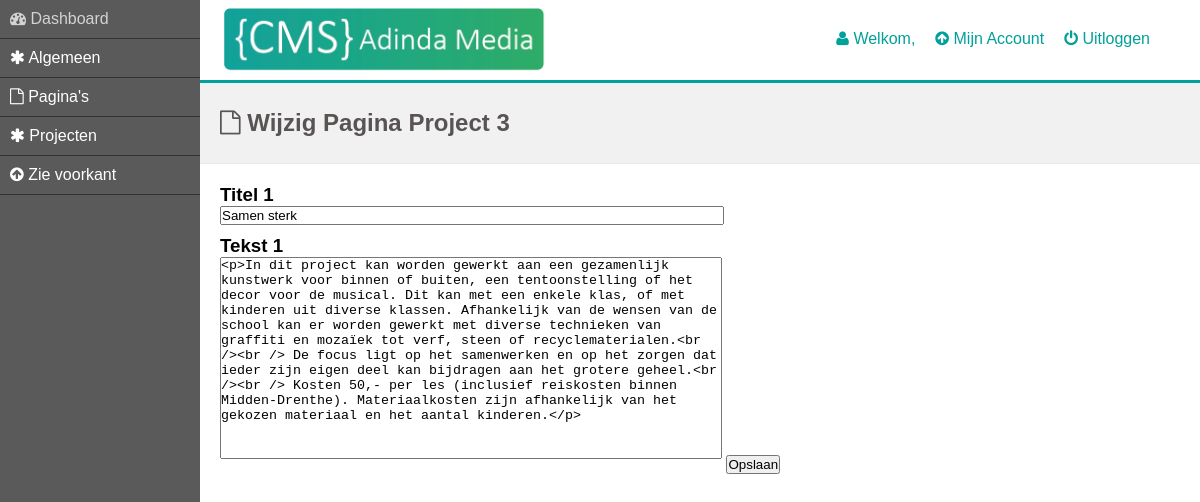
/kreakracht.nl/public_html/cms/EditProject03.php (signed in), run on the app's committed database.
### tables this page shows
CREATE TABLE IF NOT EXISTS `schoolbso` (
  `paginaID` int(11) NOT NULL,
  `kop1` varchar(100) DEFAULT NULL,
  `text1` longtext,
  `kop2` varchar(100) DEFAULT NULL,
  `text2` longtext,
  `kop3` varchar(100) DEFAULT NULL,
  `text3` longtext,
  `kop4` varchar(100) DEFAULT NULL,
  `text4` longtext,
  `kop5` varchar(100) DEFAULT NULL,
  `text5` longtext,
  `kop6` varchar(100) DEFAULT NULL,
  `text6` longtext
);

### kreakracht.nl/public_html/cms/EditProject03.php (the view, shortened to what this page needs)
<?php
include ('db_include.php');
				?>
<?php
if ($conn === FALSE)
{
	echo "<p>Unable to connect to the database server.</p>" . "<p>Error code " . mysqli_errno() . ": " . mysqli_error() . "</p>";
} else
{
	$TableName = "schoolbso";
	$SQLstring = "SELECT * FROM $TableName";
	$sql = mysqli_query($conn, $SQLstring);
	$Message = mysqli_fetch_array($sql);
	if ($Message === FALSE)
	{
		echo "Unable to execute the query." . "Error code " . mysqli_errno($conn) . ": " . mysqli_error($conn) . "";
	} else if (mysqli_num_rows($sql) == 0)
	{
		$value7 = "Geen gegevens";
		$value8 = "Geen gegevens";
	} else
	{
		$value7 = $Message['kop4'];
		$value8 = $Message['text4'];
	}
}
			?>
<!DOCTYPE html>
<html>
	<head>
		<link rel="stylesheet" href="css/dashboard.css">
		<link rel="stylesheet" href="font-awesome-4.6.3/css/font-awesome.min.css">
	</head>
	<body>
		<?php include ('includeMenu.php'); ?>
		<div id="container">
			<?php include ('includeHead.php'); ?>
			<div id="content">
				<h2><i class="fa fa-file-o" aria-hidden="true"></i> Wijzig Pagina Project 3</h2>
					<form  method="post" action="#" class="formPage">
						<h3>Titel 1</h3>
						<input type="text" name="kop4" class="editBox" value="<?php echo $value7 ?>" /><br>
						<h3>Tekst 1</h3>
						<textarea name="text4" class="editArea"><?php echo $value8; ?></textarea>
					<input type="submit" name="update" class="updateBtn" value="Opslaan" />
				</form>
			</div>
		</div>
	</body>
</html>

### kreakracht.nl/public_html/cms/css/dashboard.css (style rules this page uses)
* { margin: 0; padding: 0; }
body, html { height: 100%; font-family: arial; }
#container { float: left; width: 100%; min-height: 100%; }
#content { float: left; width: 100%; height: auto; }
.formPage { margin-left: 220px; }
h2 { background-color: #F1F1F1; color: #585453; height: 80px; padding-left: 220px; line-height: 80px; margin-bottom: 20px; border-bottom: 1px solid #E8E8E8; }
.editBox { width: 500px; margin-bottom: 10px; }
.editArea { width: 500px; height: 200px; resize: none; margin-bottom: 10px; }

### data on the page
schoolbso: kop4 "Samen sterk", text4 "<p>In dit project kan worden gewerkt aan een gezamenlijk kunstwerk voor binnen of buiten, een tentoonstelling of het decor voor de musical. Dit kan met een enkele klas, of met kinderen uit diverse klassen. Afhankelijk van de wensen van de school kan er worden gewerkt met diverse technieken van graffiti en mozaïek tot verf, steen of recyclematerialen.<br /><br /> De focus ligt op het samenwerken en op het zorgen dat ieder zijn eigen deel kan bijdragen aan het grotere geheel.<br /><br /> Kosten 50,- per les (inclusief reiskosten binnen Midden-Drenthe). Materiaalkosten zijn afhankelijk van het gekozen materiaal en het aantal kinderen.</p>"
